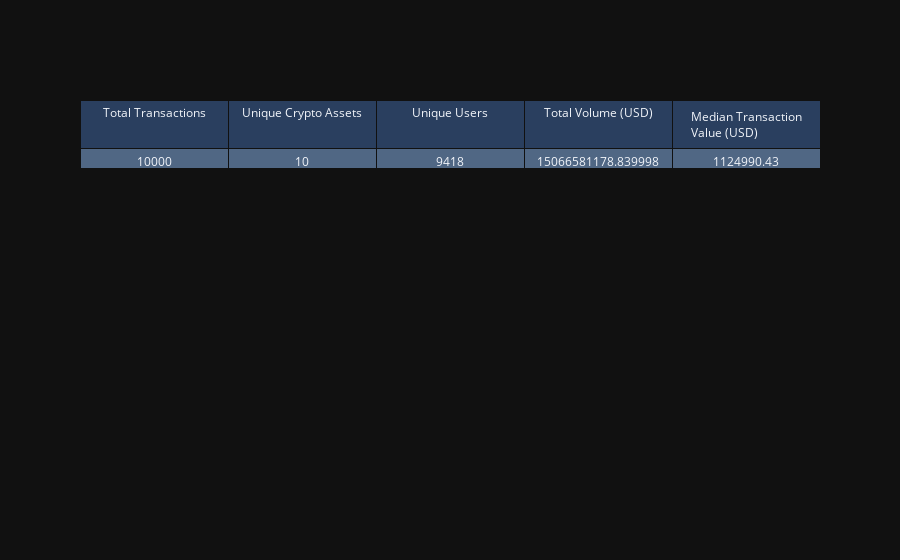

Notebook cell for this chart:
### Markdown cell above
# KPI SUMMARY TABLE

### Code cell
summary = {
    'Total Transactions': [len(df)],
    'Unique Crypto Assets': [df['Crypto'].nunique()],
    'Unique Users': [df['User_ID'].nunique()],
    'Total Volume (USD)': [df['Total_Value'].sum()],
    'Median Transaction Value (USD)': [df['Total_Value'].median()]
}

fig_table = go.Figure(data=[go.Table(
    header=dict(values=list(summary.keys())),
    cells=dict(values=[v for v in summary.values()])
)])
fig_table.show()

### Figure 1 — Plotly figure (JSON) as saved in the notebook; plotly's stock layout.template omitted (floating-point values rounded to 4 significant figures)
{"data": [{"cells": {"values": [[10000], [10], [9418], [15070000000.0], [1125000.0]]}, "header": {"values": ["Total Transactions", "Unique Crypto Assets", "Unique Users", "Total Volume (USD)", "Median Transaction Value (USD)"]}, "type": "table"}], "layout": {}}
